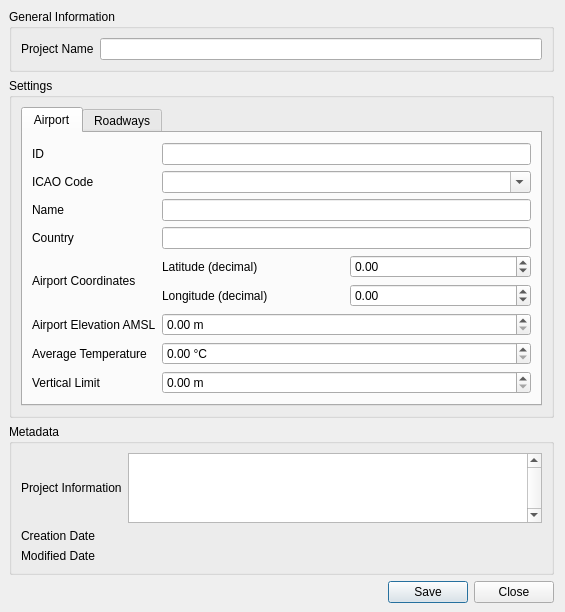
<?xml version="1.0" encoding="UTF-8"?>
<ui version="4.0">
 <class>DialogStudySetup</class>
 <widget class="QDialog" name="DialogStudySetup">
  <property name="windowModality">
   <enum>Qt::ApplicationModal</enum>
  </property>
  <property name="geometry">
   <rect>
    <x>0</x>
    <y>0</y>
    <width>565</width>
    <height>555</height>
   </rect>
  </property>
  <property name="sizePolicy">
   <sizepolicy hsizetype="Preferred" vsizetype="Minimum">
    <horstretch>0</horstretch>
    <verstretch>0</verstretch>
   </sizepolicy>
  </property>
  <property name="windowTitle">
   <string>ALAQS Project Properties</string>
  </property>
  <layout class="QVBoxLayout" name="verticalLayout">
   <property name="leftMargin">
    <number>9</number>
   </property>
   <property name="topMargin">
    <number>9</number>
   </property>
   <property name="bottomMargin">
    <number>9</number>
   </property>
   <item>
    <widget class="QGroupBox" name="generalGroupBox">
     <property name="title">
      <string>General Information</string>
     </property>
     <layout class="QGridLayout" name="gridLayout">
      <item row="0" column="0">
       <widget class="QLabel" name="label_4">
        <property name="text">
         <string>Project Name</string>
        </property>
       </widget>
      </item>
      <item row="0" column="1">
       <widget class="QLineEdit" name="lineEditProjectName">
        <property name="focusPolicy">
         <enum>Qt::StrongFocus</enum>
        </property>
       </widget>
      </item>
     </layout>
    </widget>
   </item>
   <item>
    <widget class="QGroupBox" name="settingsGroupBox">
     <property name="title">
      <string>Settings</string>
     </property>
     <layout class="QVBoxLayout" name="verticalLayout">
      <item>
       <widget class="QTabWidget" name="tabWidget">
        <property name="sizePolicy">
         <sizepolicy hsizetype="Expanding" vsizetype="Expanding">
          <horstretch>1</horstretch>
          <verstretch>1</verstretch>
         </sizepolicy>
        </property>
        <property name="currentIndex">
         <number>0</number>
        </property>
        <widget class="QWidget" name="Airport">
         <attribute name="title">
          <string>Airport</string>
         </attribute>
         <layout class="QVBoxLayout" name="verticalLayout_2">
          <item>
           <layout class="QGridLayout" name="gridLayout_2">
            <property name="topMargin">
             <number>0</number>
            </property>
            <property name="rightMargin">
             <number>0</number>
            </property>
            <item row="0" column="0">
             <widget class="QLabel" name="label_2">
              <property name="text">
               <string>ID</string>
              </property>
             </widget>
            </item>
            <item row="0" column="1">
             <widget class="QLineEdit" name="lineEditAirportID">
              <property name="enabled">
               <bool>true</bool>
              </property>
              <property name="sizePolicy">
               <sizepolicy hsizetype="Minimum" vsizetype="Fixed">
                <horstretch>0</horstretch>
                <verstretch>0</verstretch>
               </sizepolicy>
              </property>
             </widget>
            </item>
            <item row="1" column="0">
             <widget class="QLabel" name="label_6">
              <property name="text">
               <string>ICAO Code</string>
              </property>
             </widget>
            </item>
            <item row="1" column="1">
             <widget class="QComboBox" name="comboBoxAirportCode">
              <property name="sizePolicy">
               <sizepolicy hsizetype="Expanding" vsizetype="Fixed">
                <horstretch>0</horstretch>
                <verstretch>0</verstretch>
               </sizepolicy>
              </property>
              <property name="editable">
               <bool>true</bool>
              </property>
             </widget>
            </item>
            <item row="2" column="0">
             <widget class="QLabel" name="label_22">
              <property name="text">
               <string>Name</string>
              </property>
             </widget>
            </item>
            <item row="2" column="1">
             <widget class="QLineEdit" name="lineEditAirportName">
              <property name="sizePolicy">
               <sizepolicy hsizetype="Minimum" vsizetype="Fixed">
                <horstretch>0</horstretch>
                <verstretch>0</verstretch>
               </sizepolicy>
              </property>
              <property name="focusPolicy">
               <enum>Qt::StrongFocus</enum>
              </property>
             </widget>
            </item>
            <item row="3" column="0">
             <widget class="QLabel" name="label_7">
              <property name="text">
               <string>Country</string>
              </property>
             </widget>
            </item>
            <item row="3" column="1">
             <widget class="QLineEdit" name="lineEditAirportCountry"/>
            </item>
            <item row="4" column="0">
             <widget class="QLabel" name="label_18">
              <property name="text">
               <string>Airport Coordinates</string>
              </property>
             </widget>
            </item>
            <item row="4" column="1">
             <layout class="QGridLayout" name="gridLayout_4">
              <item row="0" column="0">
               <widget class="QLabel" name="label_8">
                <property name="text">
                 <string>Latitude (decimal)</string>
                </property>
               </widget>
              </item>
              <item row="0" column="1">
               <widget class="QgsDoubleSpinBox" name="spinBoxAirportLatitude">
                <property name="sizePolicy">
                 <sizepolicy hsizetype="Minimum" vsizetype="Fixed">
                  <horstretch>0</horstretch>
                  <verstretch>0</verstretch>
                 </sizepolicy>
                </property>
                <property name="minimum">
                 <double>-90.0</double>
                </property>
                <property name="maximum">
                 <double>90.0</double>
                </property>
                <property name="showClearButton" stdset="0">
                 <bool>false</bool>
                </property>
               </widget>
              </item>
              <item row="1" column="0">
               <widget class="QLabel" name="label_9">
                <property name="text">
                 <string>Longitude (decimal)</string>
                </property>
               </widget>
              </item>
              <item row="1" column="1">
               <widget class="QgsDoubleSpinBox" name="spinBoxAirportLongitude">
                <property name="sizePolicy">
                 <sizepolicy hsizetype="Minimum" vsizetype="Fixed">
                  <horstretch>0</horstretch>
                  <verstretch>0</verstretch>
                 </sizepolicy>
                </property>
                <property name="minimum">
                 <double>-180.0</double>
                </property>
                <property name="maximum">
                 <double>180.0</double>
                </property>
                <property name="showClearButton" stdset="0">
                 <bool>false</bool>
                </property>
               </widget>
              </item>
             </layout>
            </item>
            <item row="5" column="0">
             <widget class="QLabel" name="label_10">
              <property name="text">
               <string>Airport Elevation AMSL</string>
              </property>
             </widget>
            </item>
            <item row="5" column="1">
             <widget class="QgsDoubleSpinBox" name="spinBoxAirportElevation">
              <property name="sizePolicy">
               <sizepolicy hsizetype="Expanding" vsizetype="Fixed">
                <horstretch>0</horstretch>
                <verstretch>0</verstretch>
               </sizepolicy>
              </property>
              <property name="suffix">
               <string> m</string>
              </property>
              <property name="maximum">
               <double>1000000.000000000000000</double>
              </property>
             </widget>
            </item>
            <item row="6" column="0">
             <widget class="QLabel" name="label_11">
              <property name="text">
               <string>Average Temperature</string>
              </property>
             </widget>
            </item>
            <item row="6" column="1">
             <widget class="QgsDoubleSpinBox" name="spinBoxAirportTemperature">
              <property name="sizePolicy">
               <sizepolicy hsizetype="MinimumExpanding" vsizetype="Fixed">
                <horstretch>0</horstretch>
                <verstretch>0</verstretch>
               </sizepolicy>
              </property>
              <property name="suffix">
               <string> °C</string>
              </property>
             </widget>
            </item>
            <item row="7" column="0">
             <widget class="QLabel" name="verticalLimitLabel">
              <property name="text">
               <string>Vertical Limit</string>
              </property>
             </widget>
            </item>
            <item row="7" column="1">
             <widget class="QgsDoubleSpinBox" name="spinBoxVerticalLimit">
              <property name="sizePolicy">
               <sizepolicy hsizetype="MinimumExpanding" vsizetype="Fixed">
                <horstretch>0</horstretch>
                <verstretch>0</verstretch>
               </sizepolicy>
              </property>
              <property name="suffix">
               <string> m</string>
              </property>
              <property name="maximum">
               <double>1000000.000000000000000</double>
              </property>
             </widget>
            </item>
           </layout>
          </item>
         </layout>
        </widget>
        <widget class="QWidget" name="EmissionCalculation">
         <property name="accessibleName">
          <string/>
         </property>
         <attribute name="title">
          <string>Roadways</string>
         </attribute>
         <layout class="QVBoxLayout" name="verticalLayout_3">
          <item>
           <layout class="QGridLayout" name="gridLayout_5">
            <item row="1" column="0">
             <widget class="QLabel" name="label_13">
              <property name="text">
               <string>Method</string>
              </property>
             </widget>
            </item>
            <item row="1" column="1">
             <widget class="QComboBox" name="comboBoxRoadwayMethod"/>
            </item>
            <item row="2" column="0">
             <widget class="QLabel" name="label_14">
              <property name="text">
               <string>Average Fleet Year</string>
              </property>
             </widget>
            </item>
            <item row="2" column="1">
             <widget class="QComboBox" name="comboBoxRoadwayFleetYear"/>
            </item>
            <item row="3" column="0">
             <widget class="QLabel" name="label_15">
              <property name="text">
               <string>Country</string>
              </property>
             </widget>
            </item>
            <item row="3" column="1">
             <widget class="QComboBox" name="comboBoxRoadwayCountry"/>
            </item>
           </layout>
          </item>
          <item>
           <spacer name="verticalSpacer">
            <property name="orientation">
             <enum>Qt::Vertical</enum>
            </property>
            <property name="sizeHint" stdset="0">
             <size>
              <width>20</width>
              <height>40</height>
             </size>
            </property>
           </spacer>
          </item>
         </layout>
        </widget>
       </widget>
      </item>
     </layout>
    </widget>
   </item>
   <item>
    <widget class="QGroupBox" name="metadataGroupBox">
     <property name="title">
      <string>Metadata</string>
     </property>
     <layout class="QGridLayout" name="gridLayout_2">
      <item row="0" column="0">
       <widget class="QLabel" name="label_17">
        <property name="text">
         <string>Project Information</string>
        </property>
       </widget>
      </item>
      <item row="0" column="1">
       <widget class="QTextEdit" name="textEditStudyInformation">
        <property name="sizePolicy">
         <sizepolicy hsizetype="MinimumExpanding" vsizetype="Preferred">
          <horstretch>0</horstretch>
          <verstretch>0</verstretch>
         </sizepolicy>
        </property>
        <property name="minimumSize">
         <size>
          <width>0</width>
          <height>0</height>
         </size>
        </property>
        <property name="maximumSize">
         <size>
          <width>16777215</width>
          <height>80</height>
         </size>
        </property>
        <property name="verticalScrollBarPolicy">
         <enum>Qt::ScrollBarAlwaysOn</enum>
        </property>
        <property name="horizontalScrollBarPolicy">
         <enum>Qt::ScrollBarAlwaysOff</enum>
        </property>
       </widget>
      </item>
      <item row="1" column="0">
       <widget class="QLabel" name="label">
        <property name="text">
         <string>Creation Date</string>
        </property>
       </widget>
      </item>
      <item row="1" column="1">
       <widget class="QLabel" name="labelDateCreated">
        <property name="text">
         <string/>
        </property>
       </widget>
      </item>
      <item row="2" column="0">
       <widget class="QLabel" name="label_3">
        <property name="text">
         <string>Modified Date</string>
        </property>
       </widget>
      </item>
      <item row="2" column="1">
       <widget class="QLabel" name="labelDateModified">
        <property name="text">
         <string/>
        </property>
       </widget>
      </item>
     </layout>
    </widget>
   </item>
   <item>
    <widget class="QDialogButtonBox" name="buttonBox">
     <property name="orientation">
      <enum>Qt::Horizontal</enum>
     </property>
     <property name="standardButtons">
      <set>QDialogButtonBox::Close|QDialogButtonBox::Save</set>
     </property>
    </widget>
   </item>
  </layout>
 </widget>
 <customwidgets>
  <customwidget>
   <class>QgsDoubleSpinBox</class>
   <extends>QDoubleSpinBox</extends>
   <header>qgsdoublespinbox.h</header>
  </customwidget>
  <customwidget>
   <class>QgsSpinBox</class>
   <extends>QSpinBox</extends>
   <header>qgsspinbox.h</header>
  </customwidget>
 </customwidgets>
 <tabstops>
  <tabstop>lineEditProjectName</tabstop>
 </tabstops>
 <resources/>
 <connections/>
</ui>
